Frame 1 (no input): blank canvas, image omitted
Frame 60 (no input): blank canvas, image omitted
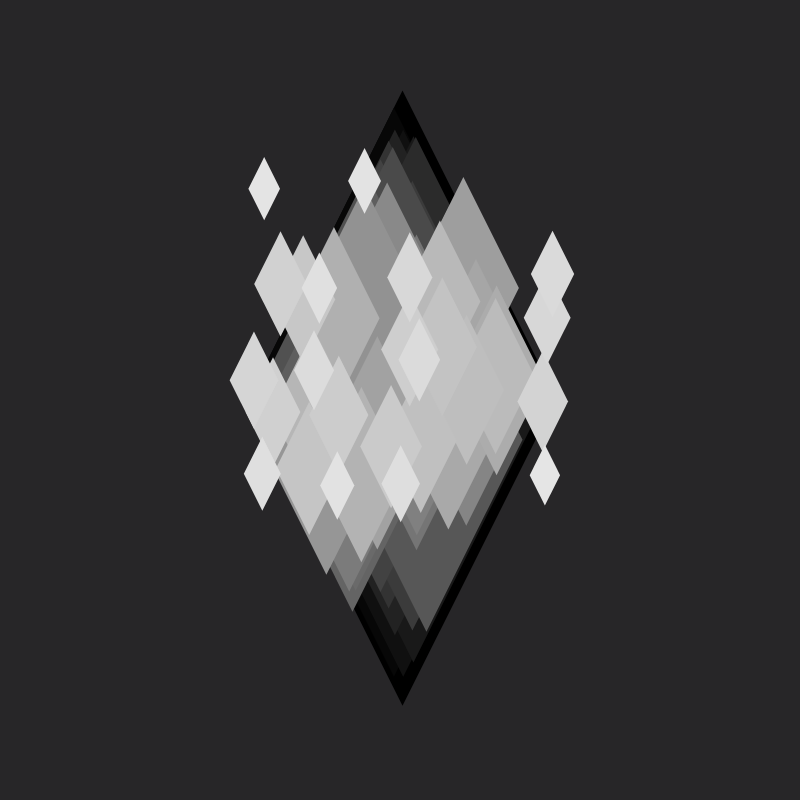
Frame 120 (the mouse pressed at the canvas centre since frame 60)

The p5.js sketch whose frames 1 and 60 were blank and that drew this single picture after the mouse press (run headless with seeded random() and noise() and a simulated clock; from frame 60 on, the mouse is pressed at the canvas centre):

// p5.js sketch
// ── sketch.js
var cs = 800;
var fps = 240;
var bgb = 40;
var bgh = 180;
var bgs = 10;
var particles = [];
var time = 0;
var number = 185;
var mapPosition = {};


function setup() {
  frameRate(fps);
  createCanvas(cs,cs);
  noCursor();
  colorMode(HSB,255);
  angleMode(RADIANS);
  mapPosition = createVector(0,0,0)
  background(0);
  }

function draw() {
  everyFrame();
  interaction()
  removeParticles();
  physicsParticles();
  drawParticles();
  fill(color(0,0,0,1));
  //triangle(0,cs*4/5,0,cs*6/7,cs*2/4,cs*4/5)
  print(particles.length);
}

function everyFrame(){
  background(color(bgh,bgs,bgb));
  //createParticle(cs*2/3,cs/2,cs/100*(Math.random()-0.5),cs/100*(Math.random()-0.5),0,0,4,-15,"diamond",int(random()*256),"glitchPortal",256,0);
  //createParticle(cs*2/3,cs/2,(cs/100)*(Math.random()-0.5),(cs/100)*(Math.random()-0.5),0,(Math.random()-0.5),4,-20,"diamond",int(random()*256),"glitchMagic",256,0);
}

function interaction(){
  if(mouseIsPressed){
    createParticle(mouseX,mouseY,cs/100*(Math.random()-0.5),cs/100*(Math.random()-0.5),0,0,4,-15,"diamond",int(random()*256),"blackWhite",256,0);
    //number += 0.25;
    
  } else  {
    //createParticle(mouseX,mouseY,cs/200*(Math.random()-0.5),cs/200*(Math.random()-0.5),0,20*(int((Math.random()<0.5))-0.5),1,random()*10,"diamond",int(random()*256),"witchMagic",256,0);
    //createParticle(mouseX,mouseY,cs/200*(Math.random()-0.5),cs/200*(Math.random()-0.5),0,20*(Math.random()-0.5),1,random()*10,"diamond",int(random()*256),"glitchMagic",256,0);
    //createParticle(mouseX,mouseY,cs/200*(Math.random()-0.5),cs/200*(Math.random()-0.5),0,20*(Math.random()-0.5),1,random()*10,"diamond",int(random()*256),"glitchMagic",256,0);
    //createParticle(mouseX,mouseY,cs/200*(Math.random()-0.5),cs/200*(Math.random()-0.5),0,20*(Math.random()-0.5),1,random()*10,"diamond",int(random()*256),"glitchMagic",256,0);
    //createParticle(mouseX,mouseY,cs/200*(Math.random()-0.5),cs/200*(Math.random()-0.5),0,20*(Math.random()-0.5),1,random()*10,"diamond",int(random()*256),"glitchMagic",256,0);
    
  }
}

function removeParticles(){
  for(i=0;i<particles.length;i++){
    if(fps<=particles[i].age-particles[i].maxAge){
      particles.splice(i,1);
      i -= 1;
    }
  }
  particles.sort(function(a,b){return a.age - b.age});
}

function physicsParticles(){
  for(i=0;i<particles.length;i++){
    if(particles[i].age>=particles[i].maxAge){
      particles[i].yVel += particles[i].gravity/fps;
      particles[i].xVel /= 1.01;
      particles[i].yVel /= 1.01;
      particles[i].rotS /= 1.02;
      particles[i].size /= 1.04;
      //particles[i].size *= Math.pow(1/256,1/fps);
      
    } else {
    particles[i].yVel += (particles[i].gravity)/cs;
    }
    particles[i].age += 1;
    particles[i].rot += particles[i].rotS;
    //particles[i].color += Math.E*5;
    //particles[i].color = particles[i].color%256;
    particles[i].xPos += particles[i].xVel;
    particles[i].yPos += particles[i].yVel;
  }
}

function drawParticles(){
  noStroke();
  for(i=0;i<particles.length;i++){
    push();
    switch(particles[i].colorType){
      
      case "witchMagic":
        fill(color((particles[i].color)%256,int(200-particles[i].size*60),int(particles[i].size/particles[i].sizeO*150)))//colorful
        break;
      case "glitchMagic":
        fill(color(int(Math.random()*particles[i].glitchRange%256),int(256-particles[i].size*70),int(particles[i].size*70)))//colorful but flashing colors //136
        break;  
      case "glitchFire":
        fill(color(int(Math.random()*particles[i].glitchRange%256),int(256-particles[i].size*128),int(particles[i].size*128)))//colorful but flashing colors
        break;   
      case "glitchPortal":
        fill(color(int(Math.random()*particles[i].glitchRange+particles[i].color%256),int(256-particles[i].size*128),int(particles[i].size*128)))//colorful but flashing colors
        break; 
      case "blackWhite":
        fill(color(0,0,int(256-particles[i].size*70)))//standard b&w
        break;
    }
    translate(particles[i].xPos,particles[i].yPos)
    rotate(-1*PI*particles[i].rot/fps)
    switch(particles[i].shape){
      case "ball":
        ellipse(0,0,particles[i].size*cs/10);
        break;
        
      case "cube":
        //quad(111111111particles[i].xPos+Math.cos(particles[i].rotation)*particles[i].size*cs/5,222222222particles[i].yPos+Math.sin(particles[i].rotation)*particles[i].size*cs/5,333333333particles[i].xPos+Math.cos(particles[i].rotation+90)*particles[i].size*cs/5,4444444particles[i].yPos+Math.sin(particles[i].rotation+90)*particles[i].size*cs/5,5555555particles[i].xPos+Math.cos(particles[i].rotation+180)*particles[i].size*cs/5,6666666particles[i].yPos+Math.sin(particles[i].rotation+180)*particles[i].size*cs/5,777777particles[i].xPos+Math.cos(particles[i].rotation+270)*particles[i].size*cs/5,888888particles[i].yPos+Math.sin(particles[i].rotation+270)*particles[i].size*cs/5)
        quad(cs/10*particles[i].size,0,0,cs/10*particles[i].size,0-cs/10*particles[i].size,0,0,0-cs/10*particles[i].size);
        break;
        
      case "diamond":
        quad(0+cs/20*particles[i].size,0,0,0+cs/10*particles[i].size,0-cs/20*particles[i].size,0,0,0-cs/10*particles[i].size);
        break;
    }
    translate(-particles[i].xPos,-particles[i].yPos)
    pop()
  }
  stroke(0);
  
}

function createObject(x,y,id){
  
}

function createParticle(x,y,xVelocity,yVelocity,rotation,rotationSpeed,size,gravity,shape,color,colorType,glitchRange,maxAge){
  var newParticle = {};
  newParticle.xPos = x;
  newParticle.yPos = y;
  newParticle.xVel = xVelocity;
  newParticle.yVel = yVelocity;
  newParticle.rot = rotation;
  newParticle.rotS = rotationSpeed;
  newParticle.gravity = gravity;
  newParticle.shape = shape;
  newParticle.maxAge = maxAge;
  newParticle.age = 0;
  newParticle.id = generateId();
  newParticle.sizeO = size;
  newParticle.size = size;
  newParticle.color = str(color);
  newParticle.colorType = str(colorType);
  newParticle.glitchRange = glitchRange;
  particles.push(newParticle);
}



function generateId(){
  return int(Math.random()*Math.pow(10,9))
}



/*
class Particle {
  constructor(height, width) {
    this.height = height;
    this.width = width;
  }
  double(){
    this.height *= 2
    this.width *= 2
  }
}
/*
rectangel = new Rectangel(20,10)
rectangel.height # 20
rectangel.double()
*/



/*
push()
pop()
rotate()
translate()
*/
